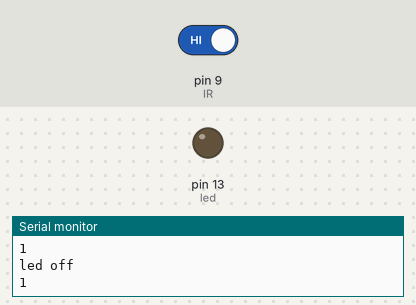
The sketch below on a simulated Arduino Uno, built with avr-gcc and run on an emulated ATmega328P. On the bench: output pins drawn as LEDs (lit = HIGH), the last lines printed to the serial monitor. The test bench sets the inputs (shaded band); at power-on: pin 9 (IR) HIGH.

Above: at 1.2 s.
1.3 s: pin 9 (IR) driven LOW
At 1.9 s:
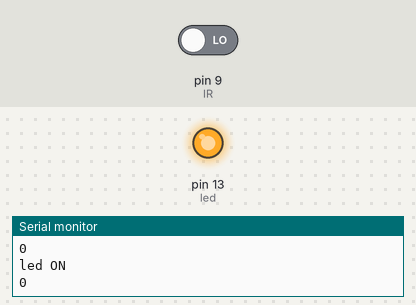
2.8 s: pin 9 (IR) driven HIGH
At 4.2 s:
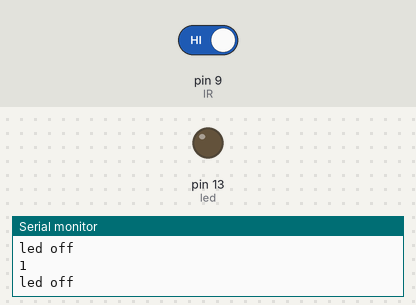
Timing chart, 0 to 5.8 s (numbered marks = the images above; inputs shaded):
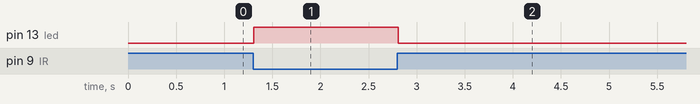

The sketch:

IR_sketch_feb7a.ino
```cpp
int led= 13;
int IR = 9;
void setup() {
  pinMode(led ,OUTPUT);
  pinMode(IR,INPUT);
  Serial.begin(9600);
}
void loop() {
  int digitalvalue = digitalRead(IR);
  Serial.println(digitalvalue);
  if(digitalvalue == LOW)
  {
   digitalWrite(led,HIGH);
   Serial.println("led ON");
  }
  else
  {
    digitalWrite(led,LOW);
    Serial.println("led off");
  }
}
```

Measured:
- after the input at 1.3 s, pin 13 (led): LOW → HIGH at once
- after the input at 2.8 s, pin 13 (led): HIGH → LOW at once
